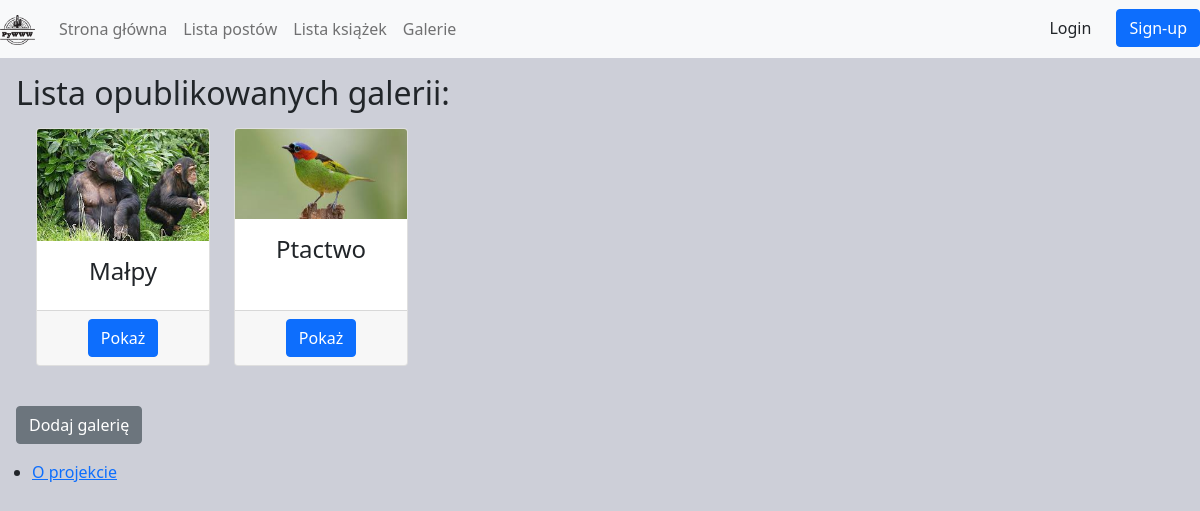
The app's page /galleries/ with its own data.
### galleries/models.py (models this page shows, shortened)
class Gallery(Timestamp, SlugMixin):
  class Meta:
    verbose_name = 'Galeria'
    verbose_name_plural = 'Galerie'
  title = models.CharField(max_length=100)
  description =tinymce_models.HTMLField(blank=True, null=True)
  status = models.PositiveSmallIntegerField(default=Status.NEW, choices= Status.choices)

### galleries/views.py (the view)
# urls.py: path('', galleries, name='galleries'),
def galleries(request):
  pub_photos = Photo.objects.filter(status=Status.PUBLISHED)
  gall_id = pub_photos.values_list('gallery_id', flat=True).distinct()
  pub_gall_with_photos = Gallery.objects.filter(status=Status.PUBLISHED, id__in=gall_id)
  '''
  pub_gall = Gallery.objects.filter(status=Status.PUBLISHED)
  # Galerie o statusie published
  pub_gall_with_photos = pub_gall.annotate(photos_count=Count('photos')).filter(photos_count__gt=0)
  # Galerie posiadające więcej niż jedno zdjęcie zastosownie annotacji
  '''
  context = {'pub_gall_with_photos': pub_gall_with_photos}
  return render(request, 'galleries/list.html', context)

### galleries/templates/galleries/list.html (shortened to what this page needs)
{% extends 'base.html' %}
{% load static %}
{% load thumbnail %}
{% block body %}
  <div class="col-sm m-3">
    <h2 class="info ">Lista opublikowanych galerii:</h2>
  </div>
  <div class="row ms-4">
    {% for gallery in pub_gall_with_photos %}
    <div class="col-lg-2 col-md-3 col-sm-6 mb-4">
      <div class="card h-100">
        {% thumbnail gallery.photos.first.image '150x150' crop='center' as im %}
        <img src="{{ im.url }}" alt="{{ gallery.title }}" class="card-img-top">
        {% endthumbnail %}
        <div class="card-body">
          <h4 class="card-title text-center">{{ gallery.title }}</h4>
        </div>
        <div class="card-footer text-center">
          <a class='btn btn-primary' href='{{ gallery.slug }}'>Pokaż</a>
        </div>
      </div>
    </div>
    {% endfor %}
  </div>
  <div class="m-3">
    <a href="{% url 'galleries:add_gallery' %}">
      <span class="btn btn-secondary">Dodaj galerię</span>
    </a>
  </div>
  {% endblock %}

### main/static/main/css/style.css (style rules this page uses)
body { background-color: rgb(205, 207, 216); }

### records on screen
Gallery: shows a picture, title "Małpy"
Gallery: shows a picture, title "Ptactwo"
